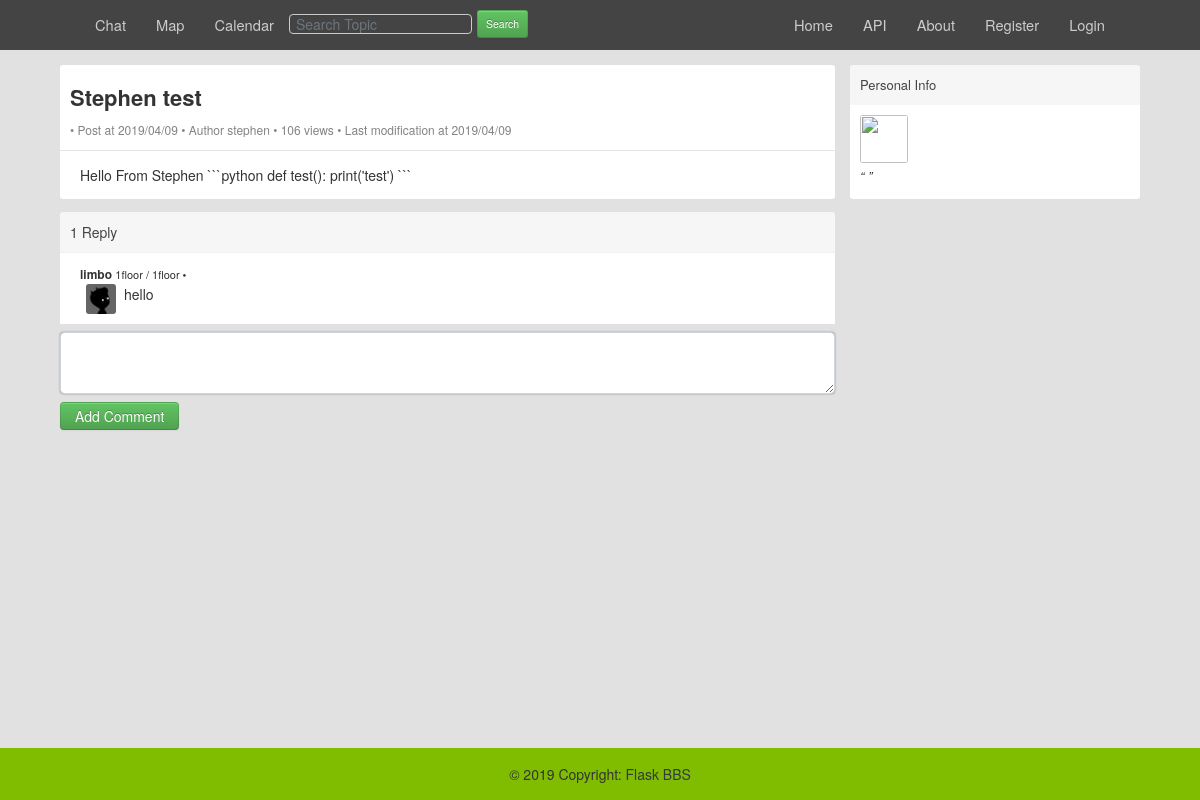
The page /topic/1 on the database its author committed.
### models/topic.py (models this page shows, shortened)
class Topic(SQLMixin, db.Model):
    views = Column(Integer, nullable=False, default=0)
    title = Column(Unicode(50), nullable=False)
    content = Column(UnicodeText, nullable=False)
    user_id = Column(Integer, nullable=False)
    board_id = Column(Integer, nullable=False)
    @classmethod
    def get(cls, id):
        m = cls.one(id=id)
        m.views += 1
        m.save()
        return m
    def user(self):
        u = User.one(id=self.user_id)
        return u
    def replies(self):
        ms = Reply.all(topic_id=self.id)
        return ms

### models/user.py (models this page shows, shortened)
class User(SQLMixin, db.Model):
    __tablename__ = 'User'
    """
    User 是一个保存用户数据的 model
    现在只有两个属性 username 和 password
    """
    username = Column(String(50), nullable=False)
    password = Column(String(100), nullable=False)
    image = Column(String(100), nullable=False, default='/images/base.png')
    email = Column(String(50), nullable=False, default='test@test.com')
    signature = Column(Text, default='Where the fuck I am')

### models/reply.py (models this page shows, shortened)
class Reply(SQLMixin, db.Model):
    content = Column(UnicodeText, nullable=False)
    topic_id = Column(Integer, nullable=False)
    user_id = Column(Integer, nullable=False)
    def user(self):
        u = User.one(id=self.user_id)
        return u

### routes/topic.py (the view)
@main.route('/<int:id>')
def detail(id):
    m = Topic.get(id)
    t = format_time(m)
    board_id = int(request.args.get('board_id', -1))
    return render_template("topic/detail.html", topic=m, t=t, u=current_user(), bid=board_id)

### models/base_model.py (called while the page is built)
    @classmethod
    def all(cls, **kwargs):
        ms = cls.query.filter_by(**kwargs).all()
        return ms

    @classmethod
    def one(cls, **kwargs):
        ms = cls.query.filter_by(**kwargs).first()
        return ms

    def save(self):
        db.session.add(self)
        db.session.commit()

### routes/__init__.py (called while the page is built)
def current_user():
    uid = session.get('user_id', '')
    u = User.one(id=uid)
    return u

### utils.py (called while the page is built)
def format_time(models):
    format_cts = {}
    if not hasattr(models, '__iter__'):
        models = [models]
    for model in models:
        format_cts[model.id]  = {
            'ct': change_time(model.created_time),
            'ut': change_time(model.updated_time),
        }
    return format_cts

def change_time(_time):
    time_format = '%Y/%m/%d'
    localtime = time.localtime(_time)
    return time.strftime(time_format, localtime)

### templates/topic/detail.html (shortened to what this page needs)
{% extends "base.html" %}
{% block main %}
    <div id="main">
        {% include 'includes/_sidebar.html' %}
        <div id="content">
            <div class='panel'>
                <div class='header topic_header'>
        <span class="topic_full_title">
			{{ topic.title }}
      	</span>
                    <div class="changes">
            <span>
                Post at {{ t[topic.id]['ct'] }}
            </span>
                        <span>
                {% set u = topic.user() %}
                Author {{ u.username }}
        	</span>
                        <span>
          	    {{ topic.views }} views
        	</span>
                        <span>
                Last modification at {{ t[topic.id]['ut'] }}
            </span>
                    </div>
                </div>
                <div class='inner topic'>
                    <div class='topic_content'>
                        <div class="markdown-text">{{ topic.content }}</div>
                    </div>
                </div>
            </div>
            <div class='panel'>
            <div class='header'>
            <span class='col_fade'>
                {{ topic.replies() | count }} Reply
            </span>
            </div>
            {% for r in topic.replies() %}
                {% set u = r.user() %}
                <div class='cell reply_area reply_item'>
                    <div class='author_content'>
                        <div class='user_info'>
                            <a class='dark reply_author'>
                                {{ u.username }}
                            </a>
                            <a class="reply_time">
                                {{ loop.index }}floor / {{ loop.length }}floor •
                            </a>
                        </div>
                        <div class='user_action'>
                    <span>
                    </span>
                        </div>
                    </div>
                    <div class='from-leiwei1991 ml-3'>
                        <a class="user_avatar pull-left mr-2" href="/user/{{ u.username }}">
                            <img src="{{ u.image }}" title="{{ u.username }}">
                        </a>
                        <div class="markdown-text">{{ r.content }}</div>
                    </div>
                </div>
            {% endfor %}
            <div class="mt-2">
                <form action="{{ url_for('reply_bp.add') }}" method="post">
                    <textarea class="form-control" name="content"></textarea>
                    <button type="submit" class="btn btn-success mt-2">Add Comment</button>
                </form>
            </div>
        </div>
        </div>
    </div>
    <link rel="stylesheet"
          href="https://cdnjs.cloudflare.com/ajax/libs/highlight.js/9.15.6/styles/atom-one-light.min.css">
{% endblock %}

### rows shown on the page
Topic: title "Stephen test", views "106", content "Hello From Stephen ```python def test(): print('test') ```"
User: username "stephen"
Reply: image (picture), content "hello"
User: username "limbo"

### other values the page prints
{{ t[topic.id]['ct'] }} "2019/04/09"
{{ t[topic.id]['ut'] }} "2019/04/09"
{{ topic.replies() | count }} "1"
